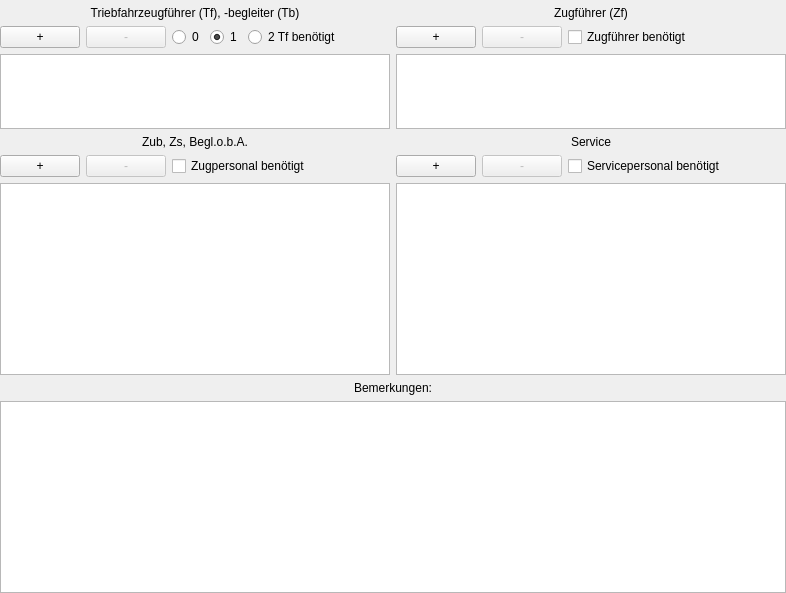
      <widget class="QWidget" name="tabPersonal">
       <property name="enabled">
        <bool>true</bool>
       </property>
       <attribute name="title">
        <string>Personal</string>
       </attribute>
       <layout class="QGridLayout" name="gridLayout_4">
        <property name="leftMargin">
         <number>0</number>
        </property>
        <property name="topMargin">
         <number>6</number>
        </property>
        <property name="rightMargin">
         <number>0</number>
        </property>
        <property name="bottomMargin">
         <number>0</number>
        </property>
        <property name="spacing">
         <number>6</number>
        </property>
        <item row="2" column="0" colspan="2">
         <layout class="QGridLayout" name="gridBemerkungen">
          <property name="leftMargin">
           <number>0</number>
          </property>
          <property name="topMargin">
           <number>0</number>
          </property>
          <property name="rightMargin">
           <number>0</number>
          </property>
          <property name="bottomMargin">
           <number>0</number>
          </property>
          <property name="spacing">
           <number>6</number>
          </property>
          <item row="1" column="0">
           <widget class="QPlainTextEdit" name="textBemerkungen">
            <property name="enabled">
             <bool>true</bool>
            </property>
            <property name="toolTip">
             <string notr="true"/>
            </property>
            <property name="statusTip">
             <string notr="true"/>
            </property>
            <property name="whatsThis">
             <string notr="true"/>
            </property>
            <property name="accessibleName">
             <string notr="true"/>
            </property>
            <property name="accessibleDescription">
             <string notr="true"/>
            </property>
            <property name="plainText">
             <string/>
            </property>
           </widget>
          </item>
          <item row="0" column="0">
           <widget class="QLabel" name="labelBemerkungen">
            <property name="toolTip">
             <string notr="true"/>
            </property>
            <property name="statusTip">
             <string notr="true"/>
            </property>
            <property name="whatsThis">
             <string notr="true"/>
            </property>
            <property name="accessibleName">
             <string notr="true"/>
            </property>
            <property name="accessibleDescription">
             <string notr="true"/>
            </property>
            <property name="text">
             <string>Bemerkungen:</string>
            </property>
            <property name="alignment">
             <set>Qt::AlignCenter</set>
            </property>
            <property name="buddy">
             <cstring>textBemerkungen</cstring>
            </property>
           </widget>
          </item>
         </layout>
        </item>
        <item row="0" column="1">
         <layout class="QGridLayout" name="gridZf" rowstretch="0,0,1">
          <item row="0" column="0" colspan="3">
           <widget class="QLabel" name="labelZf">
            <property name="text">
             <string>Zugführer (Zf)</string>
            </property>
            <property name="alignment">
             <set>Qt::AlignCenter</set>
            </property>
            <property name="buddy">
             <cstring>listZf</cstring>
            </property>
           </widget>
          </item>
          <item row="2" column="0" colspan="3">
           <widget class="QListWidget" name="listZf">
            <property name="enabled">
             <bool>true</bool>
            </property>
            <property name="maximumSize">
             <size>
              <width>16777215</width>
              <height>75</height>
             </size>
            </property>
            <property name="verticalScrollMode">
             <enum>QAbstractItemView::ScrollPerPixel</enum>
            </property>
            <property name="horizontalScrollMode">
             <enum>QAbstractItemView::ScrollPerPixel</enum>
            </property>
            <property name="wordWrap">
             <bool>true</bool>
            </property>
           </widget>
          </item>
          <item row="1" column="0">
           <widget class="QPushButton" name="buttonZfAdd">
            <property name="enabled">
             <bool>true</bool>
            </property>
            <property name="sizePolicy">
             <sizepolicy hsizetype="Expanding" vsizetype="Fixed">
              <horstretch>0</horstretch>
              <verstretch>0</verstretch>
             </sizepolicy>
            </property>
            <property name="maximumSize">
             <size>
              <width>90</width>
              <height>16777215</height>
             </size>
            </property>
            <property name="toolTip">
             <string>Name hinzufügen</string>
            </property>
            <property name="statusTip">
             <string>Name hinzufügen</string>
            </property>
            <property name="whatsThis">
             <string>Name hinzufügen</string>
            </property>
            <property name="accessibleDescription">
             <string>Name hinzufügen</string>
            </property>
            <property name="text">
             <string>+</string>
            </property>
           </widget>
          </item>
          <item row="1" column="1">
           <widget class="QPushButton" name="buttonZfDelete">
            <property name="enabled">
             <bool>false</bool>
            </property>
            <property name="sizePolicy">
             <sizepolicy hsizetype="Expanding" vsizetype="Fixed">
              <horstretch>0</horstretch>
              <verstretch>0</verstretch>
             </sizepolicy>
            </property>
            <property name="maximumSize">
             <size>
              <width>90</width>
              <height>16777215</height>
             </size>
            </property>
            <property name="toolTip">
             <string>Ausgewählten Namen löschen</string>
            </property>
            <property name="statusTip">
             <string>Ausgewählten Namen löschen</string>
            </property>
            <property name="whatsThis">
             <string>Ausgewählten Namen löschen</string>
            </property>
            <property name="accessibleDescription">
             <string>Ausgewählten Namen löschen</string>
            </property>
            <property name="text">
             <string>-</string>
            </property>
           </widget>
          </item>
          <item row="1" column="2">
           <widget class="QCheckBox" name="checkZf">
            <property name="minimumSize">
             <size>
              <width>218</width>
              <height>0</height>
             </size>
            </property>
            <property name="text">
             <string>Zugführer benötigt</string>
            </property>
           </widget>
          </item>
         </layout>
        </item>
        <item row="1" column="0">
         <layout class="QGridLayout" name="gridZub" rowstretch="0,0,1">
          <item row="0" column="0" colspan="3">
           <widget class="QLabel" name="labelZub">
            <property name="toolTip">
             <string>Zugbegleiter, Begleiter ohne betriebliche Aufgaben</string>
            </property>
            <property name="text">
             <string>Zub, Zs, Begl.o.b.A.</string>
            </property>
            <property name="alignment">
             <set>Qt::AlignCenter</set>
            </property>
            <property name="buddy">
             <cstring>listZub</cstring>
            </property>
           </widget>
          </item>
          <item row="2" column="0" colspan="3">
           <widget class="QListWidget" name="listZub">
            <property name="enabled">
             <bool>true</bool>
            </property>
            <property name="verticalScrollMode">
             <enum>QAbstractItemView::ScrollPerPixel</enum>
            </property>
            <property name="horizontalScrollMode">
             <enum>QAbstractItemView::ScrollPerPixel</enum>
            </property>
            <property name="resizeMode">
             <enum>QListView::Adjust</enum>
            </property>
            <property name="wordWrap">
             <bool>true</bool>
            </property>
           </widget>
          </item>
          <item row="1" column="0">
           <widget class="QPushButton" name="buttonZubAdd">
            <property name="enabled">
             <bool>true</bool>
            </property>
            <property name="sizePolicy">
             <sizepolicy hsizetype="Expanding" vsizetype="Fixed">
              <horstretch>0</horstretch>
              <verstretch>0</verstretch>
             </sizepolicy>
            </property>
            <property name="maximumSize">
             <size>
              <width>90</width>
              <height>16777215</height>
             </size>
            </property>
            <property name="toolTip">
             <string>Name hinzufügen</string>
            </property>
            <property name="statusTip">
             <string>Name hinzufügen</string>
            </property>
            <property name="whatsThis">
             <string>Name hinzufügen</string>
            </property>
            <property name="accessibleDescription">
             <string>Name hinzufügen</string>
            </property>
            <property name="text">
             <string>+</string>
            </property>
           </widget>
          </item>
          <item row="1" column="1">
           <widget class="QPushButton" name="buttonZubDelete">
            <property name="enabled">
             <bool>false</bool>
            </property>
            <property name="sizePolicy">
             <sizepolicy hsizetype="Expanding" vsizetype="Fixed">
              <horstretch>0</horstretch>
              <verstretch>0</verstretch>
             </sizepolicy>
            </property>
            <property name="maximumSize">
             <size>
              <width>90</width>
              <height>16777215</height>
             </size>
            </property>
            <property name="toolTip">
             <string>Ausgewählten Namen löschen</string>
            </property>
            <property name="statusTip">
             <string>Ausgewählten Namen löschen</string>
            </property>
            <property name="whatsThis">
             <string>Ausgewählten Namen löschen</string>
            </property>
            <property name="accessibleDescription">
             <string>Ausgewählten Namen löschen</string>
            </property>
            <property name="text">
             <string>-</string>
            </property>
           </widget>
          </item>
          <item row="1" column="2">
           <widget class="QCheckBox" name="checkZub">
            <property name="minimumSize">
             <size>
              <width>218</width>
              <height>0</height>
             </size>
            </property>
            <property name="text">
             <string>Zugpersonal benötigt</string>
            </property>
           </widget>
          </item>
         </layout>
        </item>
        <item row="1" column="1">
         <layout class="QGridLayout" name="gridService" rowstretch="0,0,1">
          <item row="0" column="0" colspan="3">
           <widget class="QLabel" name="labelService">
            <property name="text">
             <string>Service</string>
            </property>
            <property name="alignment">
             <set>Qt::AlignCenter</set>
            </property>
            <property name="buddy">
             <cstring>listService</cstring>
            </property>
           </widget>
          </item>
          <item row="2" column="0" colspan="3">
           <widget class="QListWidget" name="listService">
            <property name="enabled">
             <bool>true</bool>
            </property>
            <property name="verticalScrollMode">
             <enum>QAbstractItemView::ScrollPerPixel</enum>
            </property>
            <property name="horizontalScrollMode">
             <enum>QAbstractItemView::ScrollPerPixel</enum>
            </property>
            <property name="wordWrap">
             <bool>true</bool>
            </property>
           </widget>
          </item>
          <item row="1" column="0">
           <widget class="QPushButton" name="buttonServiceAdd">
            <property name="enabled">
             <bool>true</bool>
            </property>
            <property name="sizePolicy">
             <sizepolicy hsizetype="Expanding" vsizetype="Fixed">
              <horstretch>0</horstretch>
              <verstretch>0</verstretch>
             </sizepolicy>
            </property>
            <property name="maximumSize">
             <size>
              <width>90</width>
              <height>16777215</height>
             </size>
            </property>
            <property name="toolTip">
             <string>Name hinzufügen</string>
            </property>
            <property name="statusTip">
             <string>Name hinzufügen</string>
            </property>
            <property name="whatsThis">
             <string>Name hinzufügen</string>
            </property>
            <property name="accessibleDescription">
             <string>Name hinzufügen</string>
            </property>
            <property name="text">
             <string>+</string>
            </property>
           </widget>
          </item>
          <item row="1" column="1">
           <widget class="QPushButton" name="buttonServiceDelete">
            <property name="enabled">
             <bool>false</bool>
            </property>
            <property name="sizePolicy">
             <sizepolicy hsizetype="Expanding" vsizetype="Fixed">
              <horstretch>0</horstretch>
              <verstretch>0</verstretch>
             </sizepolicy>
            </property>
            <property name="maximumSize">
             <size>
              <width>90</width>
              <height>16777215</height>
             </size>
            </property>
            <property name="toolTip">
             <string>Ausgewählten Namen löschen</string>
            </property>
            <property name="statusTip">
             <string>Ausgewählten Namen löschen</string>
            </property>
            <property name="whatsThis">
             <string>Ausgewählten Namen löschen</string>
            </property>
            <property name="accessibleDescription">
             <string>Ausgewählten Namen löschen</string>
            </property>
            <property name="text">
             <string>-</string>
            </property>
           </widget>
          </item>
          <item row="1" column="2">
           <widget class="QCheckBox" name="checkService">
            <property name="minimumSize">
             <size>
              <width>218</width>
              <height>0</height>
             </size>
            </property>
            <property name="text">
             <string>Servicepersonal benötigt</string>
            </property>
           </widget>
          </item>
         </layout>
        </item>
        <item row="0" column="0">
         <layout class="QGridLayout" name="gridTf" rowstretch="0,0,1" columnstretch="0,0,0,0,1">
          <item row="2" column="0" colspan="5">
           <widget class="QListWidget" name="listTf">
            <property name="enabled">
             <bool>true</bool>
            </property>
            <property name="maximumSize">
             <size>
              <width>16777215</width>
              <height>75</height>
             </size>
            </property>
            <property name="verticalScrollMode">
             <enum>QAbstractItemView::ScrollPerPixel</enum>
            </property>
            <property name="horizontalScrollMode">
             <enum>QAbstractItemView::ScrollPerPixel</enum>
            </property>
            <property name="wordWrap">
             <bool>true</bool>
            </property>
           </widget>
          </item>
          <item row="1" column="0">
           <widget class="QPushButton" name="buttonTfAdd">
            <property name="enabled">
             <bool>true</bool>
            </property>
            <property name="sizePolicy">
             <sizepolicy hsizetype="Expanding" vsizetype="Fixed">
              <horstretch>0</horstretch>
              <verstretch>0</verstretch>
             </sizepolicy>
            </property>
            <property name="maximumSize">
             <size>
              <width>90</width>
              <height>16777215</height>
             </size>
            </property>
            <property name="toolTip">
             <string>Name hinzufügen</string>
            </property>
            <property name="statusTip">
             <string>Name hinzufügen</string>
            </property>
            <property name="whatsThis">
             <string>Name hinzufügen</string>
            </property>
            <property name="accessibleDescription">
             <string>Name hinzufügen</string>
            </property>
            <property name="text">
             <string>+</string>
            </property>
           </widget>
          </item>
          <item row="0" column="0" colspan="5">
           <widget class="QLabel" name="labelTf">
            <property name="toolTip">
             <string>Triebfahrzeugführer, Triebfahrzeugbegleiter</string>
            </property>
            <property name="text">
             <string>Triebfahrzeugführer (Tf), -begleiter (Tb)</string>
            </property>
            <property name="alignment">
             <set>Qt::AlignCenter</set>
            </property>
            <property name="buddy">
             <cstring>listTf</cstring>
            </property>
           </widget>
          </item>
          <item row="1" column="1">
           <widget class="QPushButton" name="buttonTfDelete">
            <property name="enabled">
             <bool>false</bool>
            </property>
            <property name="sizePolicy">
             <sizepolicy hsizetype="Expanding" vsizetype="Fixed">
              <horstretch>0</horstretch>
              <verstretch>0</verstretch>
             </sizepolicy>
            </property>
            <property name="maximumSize">
             <size>
              <width>90</width>
              <height>16777215</height>
             </size>
            </property>
            <property name="toolTip">
             <string>Ausgewählten Namen löschen</string>
            </property>
            <property name="statusTip">
             <string>Ausgewählten Namen löschen</string>
            </property>
            <property name="whatsThis">
             <string>Ausgewählten Namen löschen</string>
            </property>
            <property name="accessibleDescription">
             <string>Ausgewählten Namen löschen</string>
            </property>
            <property name="text">
             <string>-</string>
            </property>
           </widget>
          </item>
          <item row="1" column="2">
           <widget class="QRadioButton" name="radioButtonTf0">
            <property name="text">
             <string>0</string>
            </property>
            <property name="checked">
             <bool>false</bool>
            </property>
            <attribute name="buttonGroup">
             <string notr="true">buttonGroupTf</string>
            </attribute>
           </widget>
          </item>
          <item row="1" column="3">
           <widget class="QRadioButton" name="radioButtonTf1">
            <property name="text">
             <string>1</string>
            </property>
            <property name="checked">
             <bool>true</bool>
            </property>
            <attribute name="buttonGroup">
             <string notr="true">buttonGroupTf</string>
            </attribute>
           </widget>
          </item>
          <item row="1" column="4">
           <widget class="QRadioButton" name="radioButtonTf2">
            <property name="text">
             <string>2 Tf benötigt</string>
            </property>
            <property name="checked">
             <bool>false</bool>
            </property>
            <attribute name="buttonGroup">
             <string notr="true">buttonGroupTf</string>
            </attribute>
           </widget>
          </item>
         </layout>
        </item>
       </layout>
      </widget>
